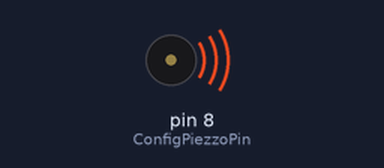
Recording of a sketch running on a simulated Arduino Uno, built with avr-gcc and run on an emulated ATmega328P. On the bench: buzzer (waves = sounding).

Above: at 0.1 s.
At 31.3 s:
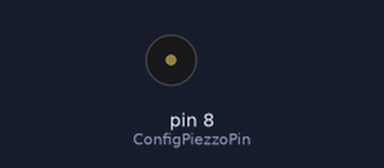
Timing chart, 0 to 32.8 s (numbered marks = the images above):
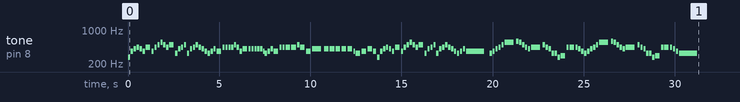

The sketch:

Afraid-to-shoot-stranger-Iron-Maiden.ino
```cpp
/*************************************************
 * Iron maiden - Afraid To Shoot Stranger (Short Melody)
 * Visit: https://github.com/fazaio/arduino-tone
 *************************************************/

#define NOTE_B0  31
#define NOTE_C1  33
#define NOTE_CS1 35
#define NOTE_D1  37
#define NOTE_DS1 39
#define NOTE_E1  41
#define NOTE_F1  44
#define NOTE_FS1 46
#define NOTE_G1  49
#define NOTE_GS1 52
#define NOTE_A1  55
#define NOTE_AS1 58
#define NOTE_B1  62
#define NOTE_C2  65
#define NOTE_CS2 69
#define NOTE_D2  73
#define NOTE_DS2 78
#define NOTE_E2  82
#define NOTE_F2  87
#define NOTE_FS2 93
#define NOTE_G2  98
#define NOTE_GS2 104
#define NOTE_A2  110
#define NOTE_AS2 117
#define NOTE_B2  123
#define NOTE_C3  131
#define NOTE_CS3 139
#define NOTE_D3  147
#define NOTE_DS3 156
#define NOTE_E3  165
#define NOTE_F3  175
#define NOTE_FS3 185
#define NOTE_G3  196
#define NOTE_GS3 208
#define NOTE_A3  220
#define NOTE_AS3 233
#define NOTE_B3  247
#define NOTE_C4  262
#define NOTE_CS4 277
#define NOTE_D4  294
#define NOTE_DS4 311
#define NOTE_E4  330
#define NOTE_F4  349
#define NOTE_FS4 370
#define NOTE_G4  392
#define NOTE_GS4 415
#define NOTE_A4  440
#define NOTE_AS4 466
#define NOTE_B4  494
#define NOTE_C5  523
#define NOTE_CS5 554
#define NOTE_D5  587
#define NOTE_DS5 622
#define NOTE_E5  659
#define NOTE_F5  698
#define NOTE_FS5 740
#define NOTE_G5  784
#define NOTE_GS5 831
#define NOTE_A5  880
#define NOTE_AS5 932
#define NOTE_B5  988
#define NOTE_C6  1047
#define NOTE_CS6 1109
#define NOTE_D6  1175
#define NOTE_DS6 1245
#define NOTE_E6  1319
#define NOTE_F6  1397
#define NOTE_FS6 1480
#define NOTE_G6  1568
#define NOTE_GS6 1661
#define NOTE_A6  1760
#define NOTE_AS6 1865
#define NOTE_B6  1976
#define NOTE_C7  2093
#define NOTE_CS7 2217
#define NOTE_D7  2349
#define NOTE_DS7 2489
#define NOTE_E7  2637
#define NOTE_F7  2794
#define NOTE_FS7 2960
#define NOTE_G7  3136
#define NOTE_GS7 3322
#define NOTE_A7  3520
#define NOTE_AS7 3729
#define NOTE_B7  3951
#define NOTE_C8  4186
#define NOTE_CS8 4435
#define NOTE_D8  4699
#define NOTE_DS8 4978
#define ConfigPiezzoPin 8

int melody[] = {
  NOTE_CS4, NOTE_FS4, NOTE_GS4, NOTE_A4, NOTE_GS4, NOTE_FS4, NOTE_A4,
  NOTE_FS4, NOTE_A4, NOTE_B4, NOTE_CS5, NOTE_B4, NOTE_A4, NOTE_B4,
  NOTE_E4, NOTE_GS4, NOTE_A4, NOTE_B4,
  NOTE_E4, NOTE_GS4, NOTE_A4, NOTE_B4,
  NOTE_A4, NOTE_GS4, NOTE_FS4, NOTE_E4, NOTE_FS4, NOTE_GS4, NOTE_FS4,
  NOTE_A4, NOTE_A4, NOTE_A4, NOTE_A4, NOTE_B4, NOTE_A4, NOTE_FS4, NOTE_GS4,
  NOTE_GS4, NOTE_GS4, NOTE_GS4, NOTE_GS4, NOTE_GS4, NOTE_FS4, NOTE_E4, NOTE_FS4, NOTE_GS4, NOTE_FS4,
  NOTE_A4, NOTE_A4, NOTE_A4, NOTE_A4, NOTE_B4, NOTE_A4, NOTE_FS4, NOTE_GS4,
  NOTE_GS4, NOTE_GS4, NOTE_GS4, NOTE_GS4, NOTE_GS4, NOTE_FS4, NOTE_E4, NOTE_FS4, NOTE_GS4, NOTE_FS4,
  NOTE_CS4, NOTE_FS4, NOTE_GS4, NOTE_A4, NOTE_GS4, NOTE_FS4, NOTE_A4,
  NOTE_FS4, NOTE_A4, NOTE_B4, NOTE_CS5, NOTE_B4, NOTE_A4, NOTE_B4,
  NOTE_E4, NOTE_GS4, NOTE_A4, NOTE_B4,
  NOTE_E4, NOTE_GS4, NOTE_A4, NOTE_B4,
  NOTE_A4, NOTE_GS4, NOTE_FS4, NOTE_E4, NOTE_FS4, NOTE_GS4, NOTE_FS4,
  //last Melody
  NOTE_E4, NOTE_FS4, NOTE_GS4, NOTE_A4, NOTE_B4, NOTE_CS5,
  NOTE_D5, NOTE_CS5, NOTE_B4, NOTE_A4, NOTE_GS4, NOTE_A4,
  NOTE_B4, NOTE_A4, NOTE_GS4, NOTE_E4, NOTE_E4,

  NOTE_CS4, NOTE_D4, NOTE_A4, NOTE_A4, NOTE_A4, NOTE_GS4, NOTE_FS4,
  NOTE_E4, NOTE_FS4, NOTE_GS4, NOTE_A4, NOTE_B4, NOTE_CS5,
  NOTE_D5, NOTE_CS5, NOTE_B4, NOTE_A4, NOTE_GS4, NOTE_A4,
  NOTE_B4, NOTE_A4, NOTE_GS4, NOTE_E4, NOTE_E4,
  NOTE_CS4, NOTE_D4, NOTE_A4, NOTE_A4, NOTE_A4, NOTE_GS4, NOTE_FS4, NOTE_E4, NOTE_E4
};

// note durations: 4 = quarter note, 8 = eighth note, etc.:
int noteDurations[] = {
  8,8,8,8, 8, 8, 4,
  8,8,8,8, 8, 8, 4,
  8,8,8,8,
  8,8,8,8, //22
  8,8,8,8, 8, 8, 4,
  8,8,8,8, 10, 8, 8, 4, //37
  8,8,8,8,8,16,8,8,8,4, //47
  8,8,4,4,8,4,4,2, //55
  4,4,4,4,4,12,4,4,4,6, // 65
  8,8,8,8, 8, 8, 4, // 72
  8,8,8,8, 8, 8, 4, // 79
  8,8,8,8,
  8,8,8,8, // 87
  8,8,8,8,8,8,1, // 94

  // last melody
  8,8,8,8,8,2, //100
  8,8,8,8,8,2, //106
  8,8,8,8,8, // 112

  8,4,8,4,8,8,8, // 120
  8,8,8,8,8,2,
  8,8,8,8,8,2, //132
  8,8,8,8,8, //137
  8,4,8,4,8,8,8,1


};

void setup() {
  // iterate over the notes of the melody:
  for (int thisNote = 0; thisNote < 145; thisNote++) {

    // to calculate the note duration, take one second divided by the note type.
    //e.g. quarter note = 1000 / 4, eighth note = 1000/8, etc.
    int noteDuration = 1000 / noteDurations[thisNote];
    tone(ConfigPiezzoPin, melody[thisNote], noteDuration);

    // to distinguish the notes, set a minimum time between them.
    // the note's duration + 30% seems to work well:
    int pauseBetweenNotes = noteDuration * 1.30;
    delay(pauseBetweenNotes);
    // stop the tone playing:
    noTone(ConfigPiezzoPin);
  }
}


void loop() {
  // put your main code here, to run repeatedly:

}
```
